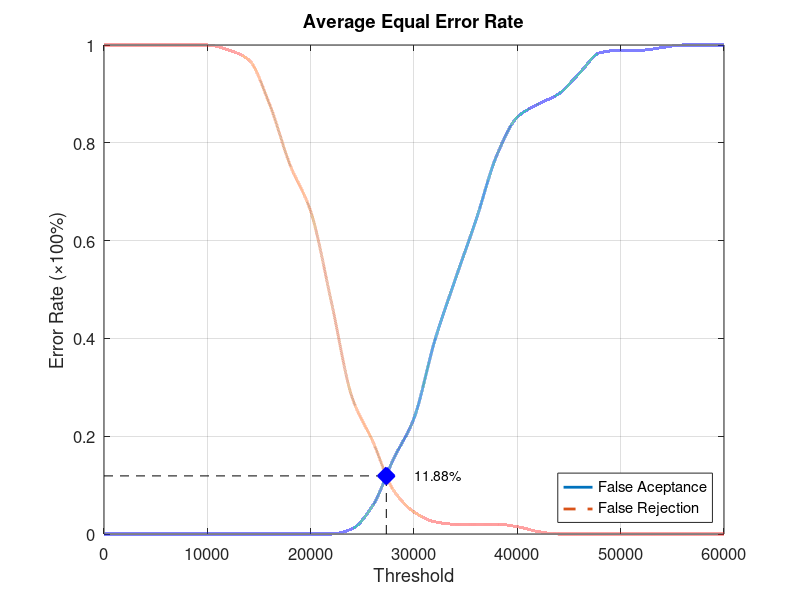
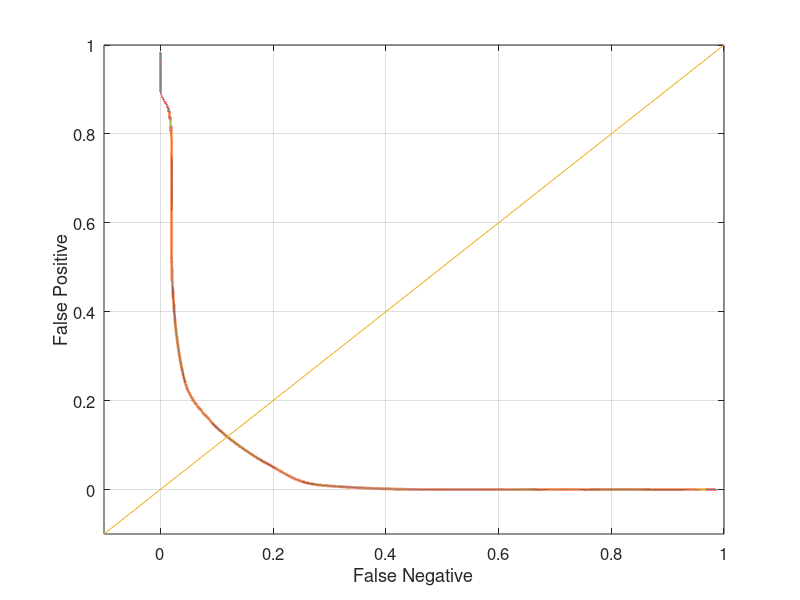

Source code (MATLAB) for these figures, in order:
function yEER = Database1_4
close all;
clear;
clc;
x = 0:2000:60000;
xq = 0:0.5:60000;

y0 = [0 0 0 0 0 0 0 0 0 0 0 0 0.0105263 0.0578947 0.152632 0.236842 0.394737 0.521053 0.642105 0.773684 0.852632 0.878947 0.9 0.942105 0.984211 0.989474 0.989474 0.994737 1 1 1];
yy0 = interp1(x, y0, xq, 'pchip');
y1 = [1 1 1 1 1 1 0.99 0.97 0.88 0.755 0.66 0.475 0.28 0.19 0.09 0.045 0.025 0.02 0.02 0.02 0.015 0.005 0 0 0 0 0 0 0 0 0];
yy1 = interp1(x, y1, xq, 'pchip');

% Calculating EER: 
y2 = abs(y0 - y1);
find(y2 == min(y2))
yy2 = abs(yy0 - yy1);
xEER = find(yy2 == min(yy2));
xEERIndex = xq(xEER) % X-axis EER
yEER = yy0(xEER) % Y-axis EER

main = figure
plot(xq, yy0,'-','LineWidth', 2);	hold on
plot(xq, yy1,'--','LineWidth', 2);	hold on
plot([xEERIndex xEERIndex], [0 yEER], 'k--');	hold on
plot([0 xEERIndex], [yEER yEER], 'k--');	hold on
plot(xEERIndex, yEER, 'bx', 'LineWidth', 10);	hold on
text(xEERIndex + 10 * xEERIndex / 100, yEER, [num2str(round((10000 * yEER)) / 100) '%'])
legend('False Aceptance', 'False Rejection', 'Location', 'SouthEast')
xlabel('Threshold')
ylabel('Error Rate (\times100%)')
title('Average Equal Error Rate')
set(gca, 'FontSize', 12)
axis([0 60000 0 1])
grid on

print(main, 'Database1_4Main', '-dpng');
FNRxFPR = figure('Color', [1 1 1]);
plot(yy1, yy0, '-', yy1, yy0, 'LineWidth', 2);
hold on
y = -0.1:0.1:1
plot(y, y); 
set(gca, 'FontSize', 12)
xlabel('False Negative')
ylabel('False Positive')
axis([-0.1 1 -0.1 1])
set(gca, 'FontSize', 12)
grid on

print(FNRxFPR, 'Database1_4FNRxFPR','-dpng');
end
